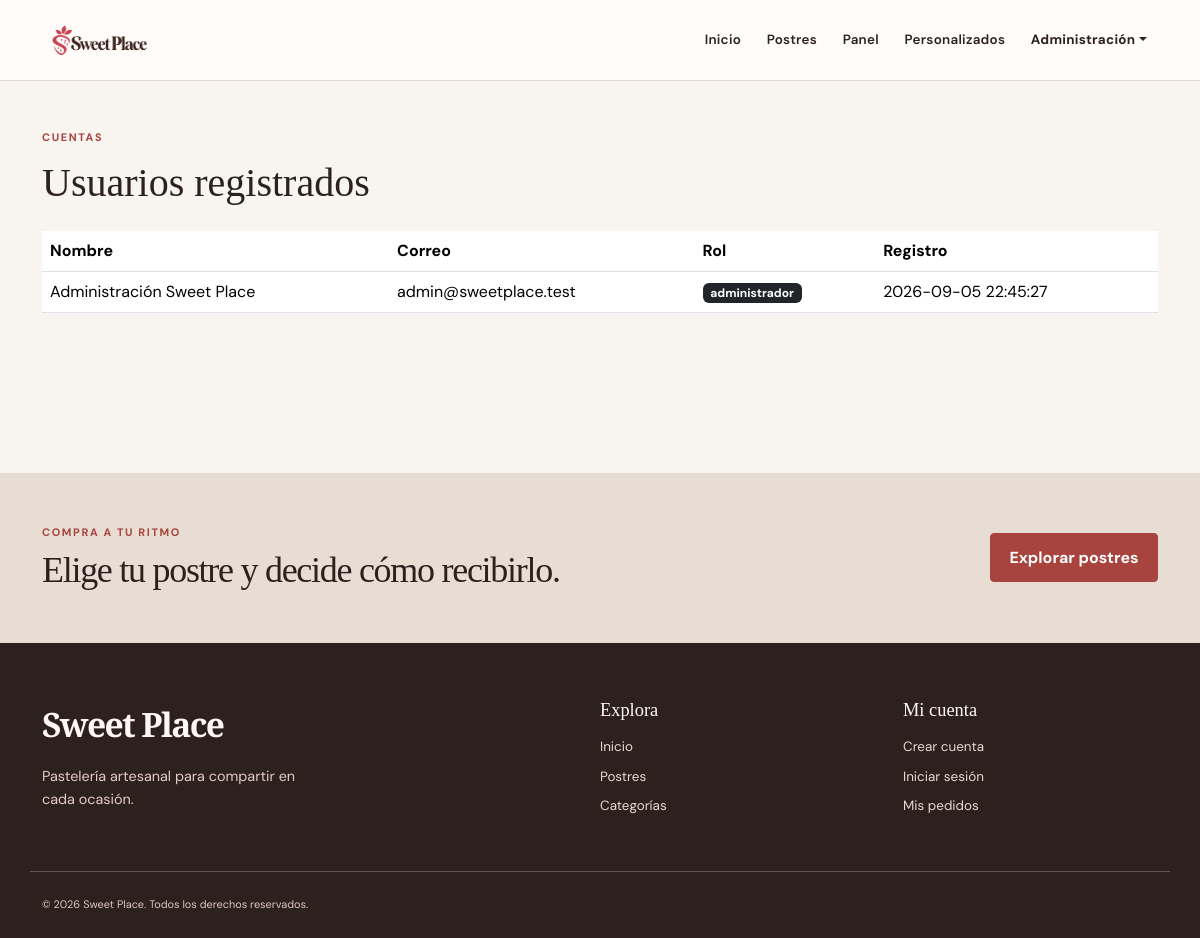
The app's page /admin/usuarios.php (signed in) with its own data.
### tables this page shows
CREATE TABLE usuarios (
    id_usuario INT AUTO_INCREMENT PRIMARY KEY,
    nombre VARCHAR(100) NOT NULL,
    correo VARCHAR(120) NOT NULL UNIQUE,
    contrasena VARCHAR(255) NOT NULL,
    tipo_usuario ENUM('administrador', 'cliente') NOT NULL DEFAULT 'cliente',
    fecha_registro TIMESTAMP DEFAULT CURRENT_TIMESTAMP
);

### php/util.php (called while the page is built, shortened)
<?php
function e(?string $valor): string { return htmlspecialchars((string) $valor, ENT_QUOTES, 'UTF-8'); }

### admin/usuarios.php (the view)
<?php
$base='../';$tituloPagina='Usuarios';require_once __DIR__.'/../php/conexion.php';require_once __DIR__.'/../php/auth.php';require_once __DIR__.'/../php/util.php';requerirAdministrador();$usuarios=$conexion->query('SELECT id_usuario,nombre,correo,tipo_usuario,fecha_registro FROM usuarios ORDER BY fecha_registro DESC');require_once __DIR__.'/../php/encabezado.php';
?><main class="container py-5"><p class="eyebrow">CUENTAS</p><h1>Usuarios registrados</h1><div class="table-responsive mt-4"><table class="table table-hover"><thead><tr><th>Nombre</th><th>Correo</th><th>Rol</th><th>Registro</th></tr></thead><tbody><?php while($u=$usuarios->fetch_assoc()): ?><tr><td><?php echo e($u['nombre']); ?></td><td><?php echo e($u['correo']); ?></td><td><span class="badge text-bg-<?php echo $u['tipo_usuario']==='administrador'?'dark':'secondary'; ?>"><?php echo e($u['tipo_usuario']); ?></span></td><td><?php echo e($u['fecha_registro']); ?></td></tr><?php endwhile; ?></tbody></table></div></main><?php require_once __DIR__.'/../php/pie.php'; ?>

### css/estilos.css (style rules this page uses)
:root { --fondo: #fff9f4; --blanco: #fffdfb; --rosa: #cf4351; --rosa-suave: #f7e4df; --chocolate: #28130e; --texto: #5e514d; --borde: #eadbd1; }
* { box-sizing: border-box; }
html { scroll-behavior: smooth; }
body { background: var(--fondo); color: var(--texto); font-family: 'DM Sans', Arial, sans-serif; min-height: 100vh; }
h1, h2, h3, .marca { color: var(--chocolate); font-family: 'Playfair Display', Georgia, serif; }
.etiqueta-hero, .eyebrow { color: var(--rosa); font-size: .72rem; font-weight: 700; letter-spacing: .12rem; }
:root { --fondo: #f8f5f0; --blanco: #fffdf9; --rosa: #a8433d; --rosa-suave: #f2e5df; --chocolate: #2d211e; --texto: #665b56; --borde: #e2d7cf; }
body { background: var(--fondo); }
.etiqueta-hero, .eyebrow { color: var(--rosa); font-size: .68rem; letter-spacing: .15em; margin-bottom: .85rem; }

### records on screen
usuarios: nombre "Administración Sweet Place", correo "admin@sweetplace.test", tipo_usuario "administrador", fecha_registro "2026-09-05 22:45:27"
